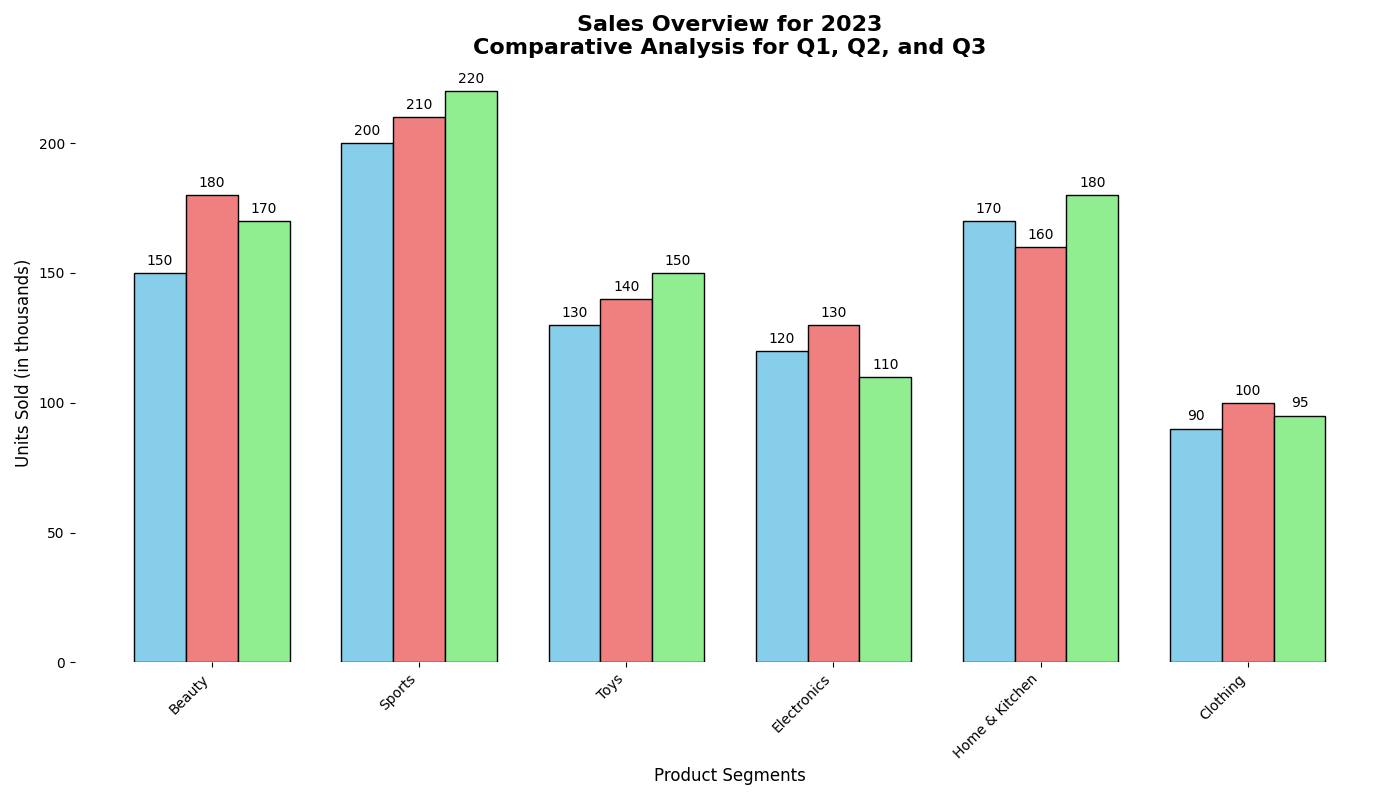

Reproduce this figure in Python.
import matplotlib.pyplot as plt
import numpy as np

categories = ['Beauty', 'Sports', 'Toys', 'Electronics', 'Home & Kitchen', 'Clothing']
sales_q1 = np.array([150, 200, 130, 120, 170, 90])
sales_q2 = np.array([180, 210, 140, 130, 160, 100])
sales_q3 = np.array([170, 220, 150, 110, 180, 95])

fig, ax = plt.subplots(figsize=(14, 8))
width = 0.25
x = np.arange(len(categories))

bars1 = ax.bar(x - width, sales_q1, width, color='skyblue', edgecolor='black')
bars2 = ax.bar(x, sales_q2, width, color='lightcoral', edgecolor='black')
bars3 = ax.bar(x + width, sales_q3, width, color='lightgreen', edgecolor='black')

for bar in bars1 + bars2 + bars3:
    yval = bar.get_height()
    ax.text(bar.get_x() + bar.get_width()/2, yval + 2, int(yval), ha='center', va='bottom')

ax.set_xlabel('Product Segments', fontsize=12)
ax.set_ylabel('Units Sold (in thousands)', fontsize=12)
ax.set_title('Sales Overview for 2023\nComparative Analysis for Q1, Q2, and Q3', fontsize=16, fontweight='bold')
ax.set_xticks(x)
ax.set_xticklabels(categories, rotation=45, ha='right')

ax.yaxis.grid(False)
ax.spines['top'].set_visible(False)
ax.spines['right'].set_visible(False)
ax.spines['left'].set_visible(False)
ax.spines['bottom'].set_visible(False)

plt.tight_layout()
plt.show()
